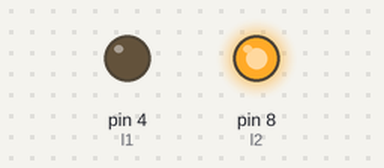
This sketch was run on a simulated Arduino Uno, built with avr-gcc and run on an emulated ATmega328P. Shown: output pins drawn as LEDs (lit = HIGH). What the sketch prints to the serial monitor is not drawn.

Above: at 5.0 s.
At 15.0 s:
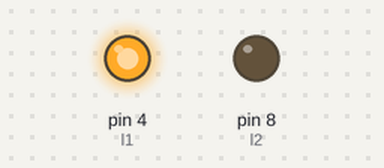
Timing chart, 0 to 26.0 s (numbered marks = the images above):
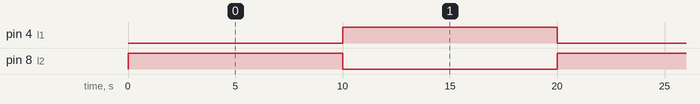

Measured:
- by itself, pin 4 (l1), pin 8 (l2): alternates HIGH for 10.0 s and LOW for 10.0 s

The sketch:

dc_roatation_dorection_control.ino
```cpp
int l1 = 4; // DC motor one wire
int l2 = 8; // DC motor another wire

void setup() {
  pinMode(l1,OUTPUT);
  pinMode(l2,OUTPUT);
  Serial.begin(9600);

}

void loop() {

  digitalWrite(l1,LOW);
  digitalWrite(l2,HIGH);
  Serial.println("Left to Write");
  delay(10000);   // 10 sec of delay for direction left to write


  digitalWrite(l2,LOW);
  digitalWrite(l1,HIGH);
  delay(10000);   // 10 sec of delay for direction left to write
  Serial.println("Write to left");
}
```
